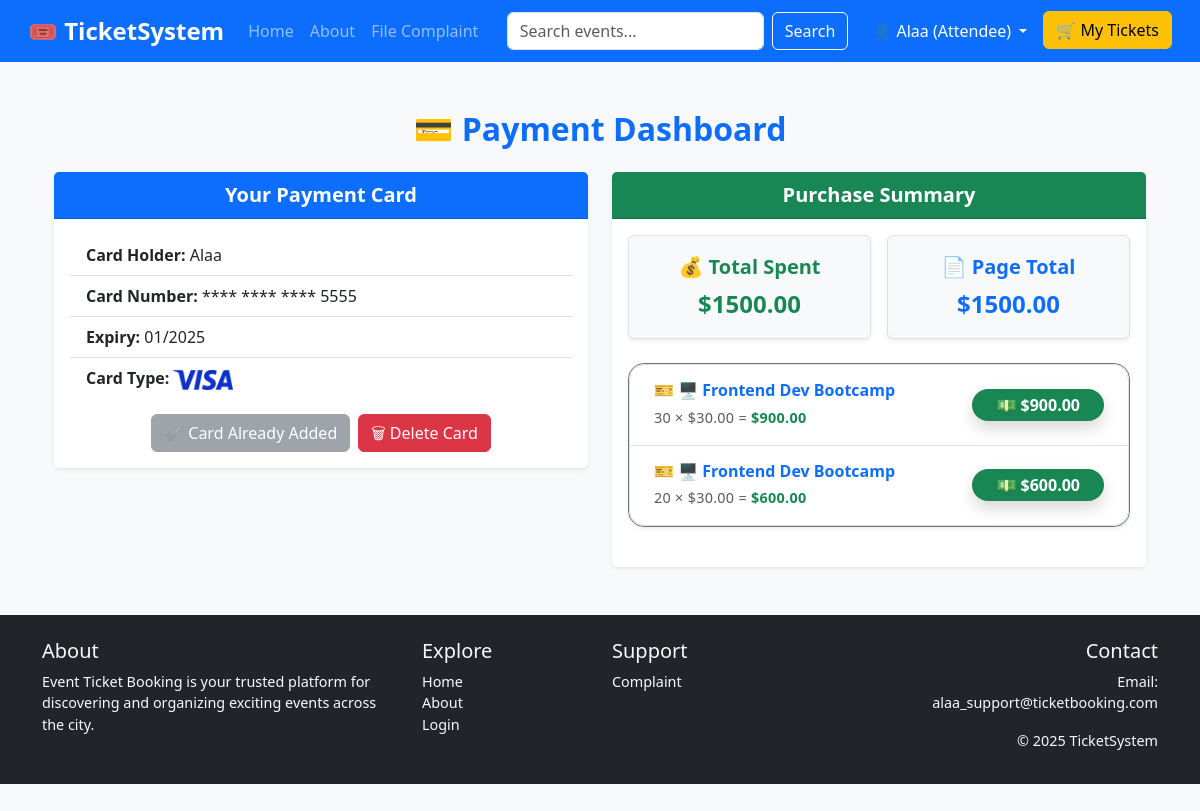
The page /user/g511lN7XBN9llcY5Z9Ea5b9vQa6lh3Mn/payment/ (signed in) on the database its author committed.
### user_service/models.py (models this page shows, shortened)
class UserProfile(models.Model):
    ROLE_CHOICES = [
        ('attendee', 'Attendee'),
        ('organizer', 'Organizer'),
    ]
    user = models.OneToOneField(User, on_delete=models.CASCADE)
    role = models.CharField(max_length=20, choices=ROLE_CHOICES)
    secure_token = models.CharField(
        max_length=64,
        unique=True,
        default=generate_secure_token,
        editable=False
    )
    created_at = models.DateTimeField(auto_now_add=True)
    total_tickets_reserved = models.PositiveIntegerField(default=0)
    deleted_events_count = models.PositiveIntegerField(default=0)

### payment_service/models.py (models this page shows, shortened)
class PaymentCard(models.Model):
    CARD_TYPE_CHOICES = [
        ('Visa', 'Visa'),
        ('Mastercard', 'Mastercard'),
    ]
    user = models.OneToOneField(User, on_delete=models.CASCADE)
    card_holder = models.CharField(max_length=100)
    card_number = models.CharField(max_length=16)
    card_type = models.CharField(max_length=20, choices=CARD_TYPE_CHOICES)
    expiry_month = models.CharField(max_length=2)
    expiry_year = models.CharField(max_length=4)

### event_service/models.py (models this page shows, shortened)
class Reservation(models.Model):
    user = models.ForeignKey(User, on_delete=models.CASCADE)
    event = models.ForeignKey(Event, on_delete=models.CASCADE)
    quantity = models.PositiveIntegerField()
    total_price = models.DecimalField(max_digits=10, decimal_places=2)
    created_at = models.DateTimeField(auto_now_add=True)
    signature = models.CharField(max_length=256, blank=True)  # optional digital signature
    secret_key = models.CharField(max_length=100, unique=True, default='', editable=False)

class Event(models.Model):
    title = models.CharField(max_length=200)
    description = models.TextField()
    location = models.CharField(max_length=200)
    date = models.DateField()
    ticket_price = models.DecimalField(max_digits=8, decimal_places=2, default=0.00)
    available_tickets = models.PositiveIntegerField(default=0)
    organizer = models.ForeignKey(User, on_delete=models.CASCADE)
    created_at = models.DateTimeField(auto_now_add=True)
    is_deleted = models.BooleanField(default=False)

### payment_service/views.py (the view)
# urls.py: path('', payment_dashboard_view, name='payment-dashboard'),
@login_required
def payment_dashboard_view(request, secure_token):
    try:
        profile = UserProfile.objects.get(secure_token=secure_token)
    except UserProfile.DoesNotExist:
        return render(request, 'access_denied.html')
    if request.user != profile.user or profile.role != "attendee":
        return render(request, 'access_denied.html')
    card = PaymentCard.objects.filter(user=request.user).first()
    all_reservations = Reservation.objects.filter(user=request.user, event__is_deleted=False).select_related('event').order_by('-created_at')
    total_spent = sum(r.total_price for r in all_reservations)
    paginator = Paginator(all_reservations, 4)
    page_number = request.GET.get('page')
    reservations_page = paginator.get_page(page_number)
    page_total = sum(r.total_price for r in reservations_page)
    return render(request, 'payment_dashboard.html', {
        'card': card,
        'reservations': reservations_page,
        'total_spent': total_spent,
        'page_total': page_total,
        'months': [f"{i:02}" for i in range(1, 13)],
        'years': [str(y) for y in range(2025, 2031)],
        'secure_token': secure_token,
    })

### templates/payment_dashboard.html (shortened to what this page needs)
{% extends 'base.html' %}
{% load static %}
{% block content %}
<div class="container my-5">
  <h2 class="text-primary mb-4 text-center">💳 Payment Dashboard</h2>
  <div class="row">
    <div class="col-md-6">
      <div class="card shadow-sm border-0 mb-4">
        <div class="card-header bg-primary text-white text-center fs-5 fw-semibold">
          Your Payment Card
        </div>
        <div class="card-body">
          {% if card %}
            <ul class="list-group list-group-flush mb-3">
              <li class="list-group-item"><strong>Card Holder:</strong> {{ card.card_holder }}</li>
              <li class="list-group-item"><strong>Card Number:</strong> **** **** **** {{ card.card_number|slice:"-4:" }}</li>
              <li class="list-group-item"><strong>Expiry:</strong> {{ card.expiry_month }}/{{ card.expiry_year }}</li>
              <li class="list-group-item">
                <strong>Card Type:</strong>
                {% if card.card_type == "Visa" %}
                  <img src="{% static 'images/visa.png' %}" alt="Visa" width="60">
                {% elif card.card_type == "Mastercard" %}
                  <img src="{% static 'images/mastercard.png' %}" alt="Mastercard" width="60">
                {% else %}
                  {{ card.card_type }}
                {% endif %}
              </li>
            </ul>
            <div class="d-flex justify-content-center gap-2">
              <button class="btn btn-secondary" disabled>✔️ Card Already Added</button>
              <form method="POST" action="{% url 'delete-payment-card' secure_token=secure_token %}" id="delete-card-form">
                <button type="button" id="delete-card-btn" class="btn btn-danger">🗑 Delete Card</button>
              </form>
            </div>
          {% endif %}
        </div>
      </div>
    </div>
    <div class="col-md-6">
      <div class="card shadow-sm border-0">
        <div class="card-header bg-success text-white text-center fs-5 fw-semibold">
          Purchase Summary
        </div>
        <div class="card-body">
          <div class="row justify-content-center g-3 mb-4">
            <div class="col-md-6 col-12">
              <div class="border rounded p-3 bg-light text-center shadow-sm h-100">
                <div class="fs-5 fw-semibold text-success mb-1">💰 Total Spent</div>
                <div class="fs-4 fw-bold text-success">${{ total_spent|floatformat:2 }}</div>
              </div>
            </div>
            <div class="col-md-6 col-12">
              <div class="border rounded p-3 bg-light text-center shadow-sm h-100">
                <div class="fs-5 fw-semibold text-primary mb-1">📄 Page Total</div>
                <div class="fs-4 fw-bold text-primary">${{ page_total|floatformat:2 }}</div>
              </div>
            </div>
          </div>
          {% if reservations %}
            <div class="list-group shadow-sm mb-4 rounded-4 border border-secondary bg-white">
              {% for r in reservations %}
                <div
                  class="list-group-item list-group-item-action d-flex justify-content-between align-items-center py-3 px-4"
                  style="transition: background-color 0.25s ease, box-shadow 0.25s ease; cursor: default;"
                  onmouseover="this.style.backgroundColor='#f1f5f9'; this.style.boxShadow='0 4px 12px rgba(0,0,0,0.1)'"
                  onmouseout="this.style.backgroundColor='white'; this.style.boxShadow='none'">
                  <div>
                    <h6 class="mb-1 fw-bold text-primary text-truncate" style="max-width: 280px;" title="{{ r.event.title }}">
                      🎫 {{ r.event.title }}
                    </h6>
                    <small class="text-muted" style="letter-spacing: 0.02em; font-size: 0.9rem;">
                      {{ r.quantity }} × ${{ r.event.ticket_price|floatformat:2 }} =
                      <span class="fw-semibold text-success">${{ r.total_price|floatformat:2 }}</span>
                    </small>
                  </div>
                  <span class="badge bg-success rounded-pill px-4 py-2 fs-6 shadow" title="Total Price">
                    💵 ${{ r.total_price|floatformat:2 }}
                  </span>
                </div>
              {% endfor %}
            </div>
          {% else %}
            <div class="alert alert-info text-center rounded-pill shadow-sm mt-4 fs-6 fw-semibold" role="alert">
              🚫 No purchases yet
            </div>
          {% endif %}
        </div>
      </div>
    </div>
  </div>
</div>
{% endblock %}

### templates/base.html (shortened to what this page needs)
{% load static %}
<!DOCTYPE html>
<html lang="en">
<head>
  <link href="https://cdn.jsdelivr.net/npm/bootstrap@5.3.2/dist/css/bootstrap.min.css" rel="stylesheet" />
  <link rel="stylesheet" href="{% static 'css/style.css' %}" />
</head>
<body>
  <nav class="navbar navbar-expand-lg navbar-dark bg-primary px-3">
    <div class="container-fluid">
      <a class="navbar-brand" href="/">🎟️ TicketSystem</a>
      <div class="collapse navbar-collapse" id="navbarContent">
        <ul class="navbar-nav me-auto mb-2 mb-lg-0">
          <li class="nav-item"><a class="nav-link" href="/">Home</a></li>
          <li class="nav-item"><a class="nav-link" href="/about/">About</a></li>
          <li class="nav-item"><a class="nav-link" href="/complaints/new/">File Complaint</a></li>
        </ul>
        <form class="d-flex me-3" method="get" action="/search/">
          <input class="form-control me-2" type="search" name="q" placeholder="Search events..." aria-label="Search" />
          <button class="btn btn-outline-light" type="submit">Search</button>
        </form>
        <ul class="navbar-nav">
          {% if request.user.is_authenticated %}
            <li class="nav-item dropdown">
              <a class="nav-link dropdown-toggle text-white" href="#" role="button" data-bs-toggle="dropdown">
                👤 {{ request.user.first_name }} ({{ request.user.userprofile.role|capfirst }})
              </a>
            </li>
            {% if request.user.userprofile.role == 'attendee' %}
              <li class="nav-item">
                <a href="{% url 'my_tickets_attendee' secure_token=request.user.userprofile.secure_token %}" class="btn btn-warning ms-2">🛒 My Tickets</a>
              </li>
            {% endif %}
          {% else %}
            <li class="nav-item"><a class="nav-link" href="{% url 'login' %}">Login</a></li>
            <li class="nav-item"><a class="nav-link" href="{% url 'register' %}">Register</a></li>
            <li class="nav-item">
              <span class="nav-link disabled text-white-50">👤 Not Yet Registered</span>
            </li>
          {% endif %}
        </ul>
      </div>
    </div>
  </nav>
  <main class="container mt-4">
    {% block content %}{% endblock %}
  </main>
  <footer class="bg-dark text-light mt-5 pt-4 pb-3">
    <div class="container">
      <div class="row">
        <div class="col-sm-6 col-md-4 mb-3">
          <h5>About</h5>
          <p>Event Ticket Booking is your trusted platform for discovering and organizing exciting events across the city.</p>
        </div>
        <div class="col-sm-6 col-md-2 mb-3">
          <h5>Explore</h5>
          <ul class="list-unstyled">
            <li><a href="/" class="text-light">Home</a></li>
            <li><a href="/about/" class="text-light">About</a></li>
            <li><a href="{% url 'login' %}" class="text-light">Login</a></li>
          </ul>
        </div>
        <div class="col-sm-6 col-md-3 mb-3">
          <h5>Support</h5>
          <ul class="list-unstyled">
            <li><a href="/complaints/new/" class="text-light">Complaint</a></li>
          </ul>
        </div>
        <div class="col-sm-6 col-md-3 text-md-end">
          <h5>Contact</h5>
          <p>Email: alaa_support@ticketbooking.com</p>
          <p>&copy; 2025 TicketSystem</p>
        </div>
      </div>
    </div>
  </footer>
</body>
</html>

### static/css/style.css (style rules this page uses)
body { background-color: #f8f9fa; font-family: 'Segoe UI', Tahoma, Geneva, Verdana, sans-serif; margin: 0; padding-bottom: 70px; }
h1, h2, h3, h4 { font-weight: 600; color: #0d6efd; }
a { text-decoration: none; }
.navbar-brand { font-weight: bold; font-size: 1.5rem; }
footer { font-size: 0.9rem; background-color: #212529; color: #f8f9fa; }
footer a { color: #f8f9fa; }
.card { border: 1px solid #dee2e6; transition: transform 0.2s ease-in-out; }

### rows shown on the page
PaymentCard: card_holder "Alaa", card_number "5555", expiry_month "01", expiry_year "2025"
Reservation: event "🖥️ Frontend Dev Bootcamp", quantity "30", event.ticket_price "30.00", total_price "900.00"
Reservation: event "🖥️ Frontend Dev Bootcamp", quantity "20", event.ticket_price "30.00", total_price "600.00"

### other values the page prints
{{ request.user.first_name }} "Alaa"
{{ request.user.userprofile.role|capfirst }} "Attendee"
{{ total_spent|floatformat:2 }} "1500.00"
{{ page_total|floatformat:2 }} "1500.00"
